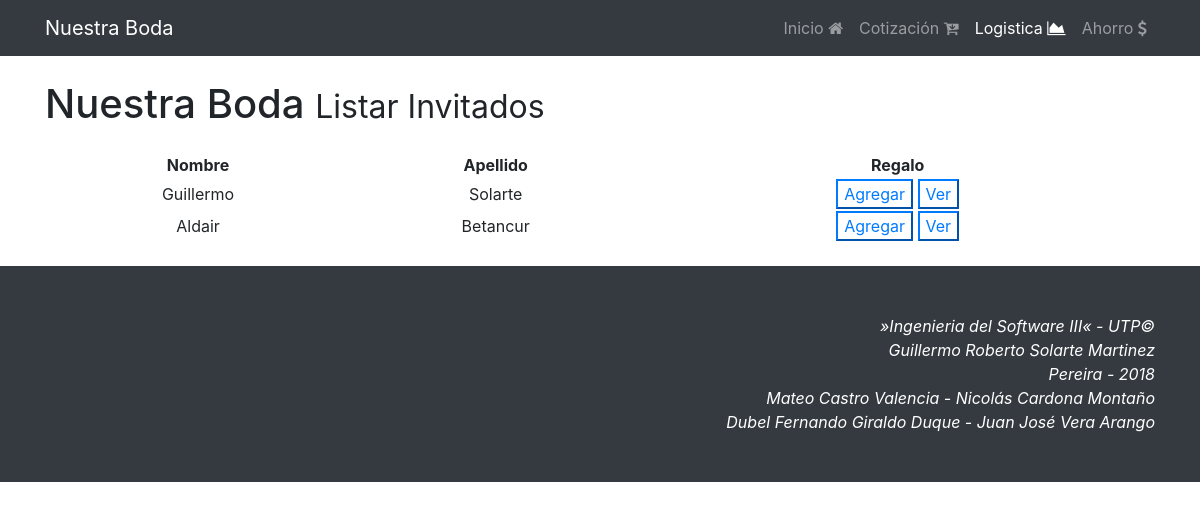
Screenshot of /app/logistica/listar_invitados with the database file from the repository.
### app/models.py (models this page shows)
class Invitado(models.Model):
	id = models.AutoField(primary_key=True)
	nombre = models.CharField(max_length=50)
	apellido = models.CharField(max_length=50)
	direccion = models.CharField(max_length=50)
	def __str__(self):
		return str(self.id)

### app/views.py (the view)
# urls.py: path('logistica/listar_invitados', views.listar_invitados, name='listar_invitados'),
def listar_invitados(request):
	invitados = Invitado.objects.all()
	mode = True
	if not len(invitados):
		msg = "No hay Invitados para listar"
		mode = False
	else:
		msg = ""
	context = {
		'invitados' : invitados,
		'mode' : mode,
		'msg' : msg
	}
	return render(request, 'listar_invitados.html', context)

### templates/listar_invitados.html (shortened to what this page needs)
{% extends "base.html" %}
{% load static %}
{% block active_log %}<li class="nav-item active">{% endblock %}
{% block jumbotrom %}Listar Invitados{% endblock %}
{% block container %}
{% if mode %}
	<table style="width:100%" class="text-center">
  	<tr>
	    <th>Nombre</th>
	    <th>Apellido</th>
	    <th>Regalo</th>
  	</tr>
	{% for invitado in invitados %}
	<tr>
	    <td>{{invitado.nombre}} </td>
	    <td>{{invitado.apellido}}</td>
	    <td>
	    <a href="{% url 'crear_regalos' invitado %}"><button class="btn-small btn-outline-primary">Agregar</button></a>
	    <a href="{% url 'listar_regalos' invitado %}"><button class="btn-small btn-outline-primary">Ver</button></a>
		</td>
	</tr>
	{% endfor %}
	</table>
{% endif %}
{% endblock %}

### static_pro/static/css/2-col-portfolio.css (style rules this page uses)
body { padding-top: 54px; }
@media (min-width: 992px) { body { padding-top: 56px; } }

### rows the page displays
Invitado: nombre "Guillermo", apellido "Solarte"
Invitado: nombre "Aldair", apellido "Betancur"
